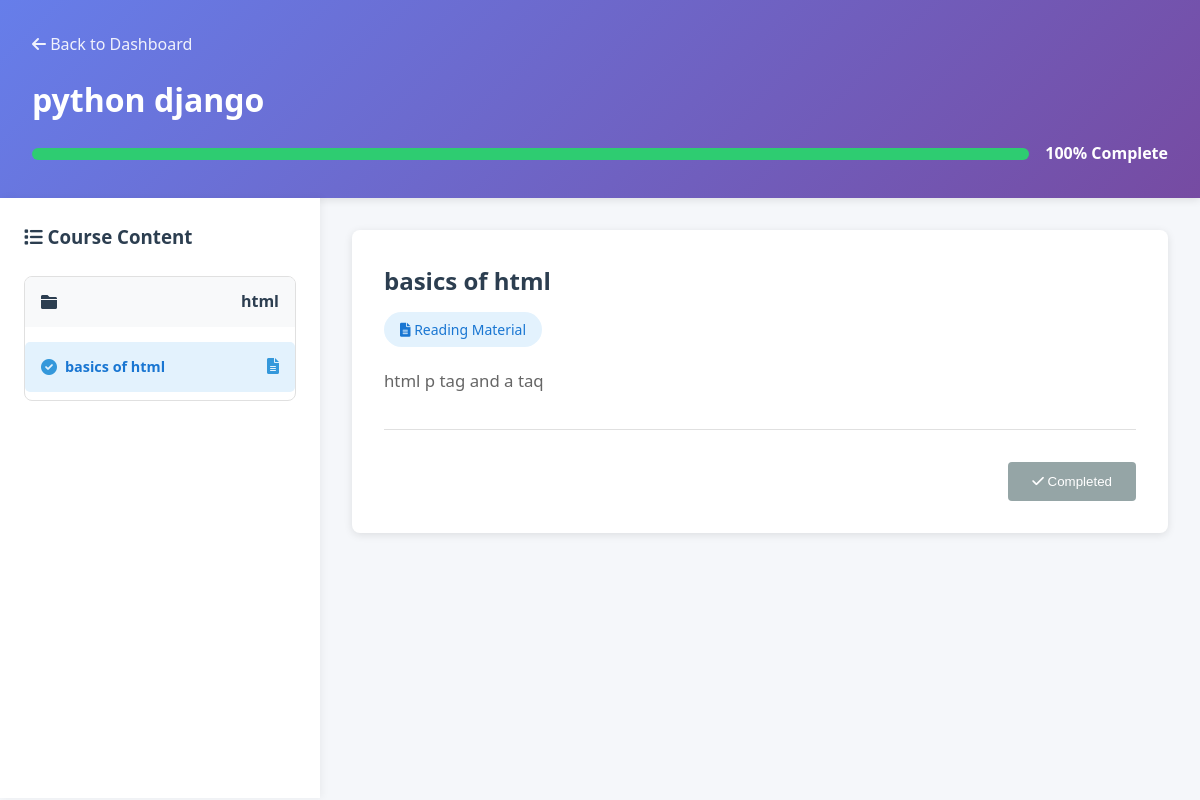
The app's page /course/1/ (signed in) with its own data.
### courses/models.py (models this page shows, shortened)
class Course(models.Model):
    objects = models.Manager()  # Explicit manager declaration for type checkers
    if TYPE_CHECKING:
        id: int
        modules: 'RelatedManager[Module]'
        enrollments: 'RelatedManager[Enrollment]'
        payments: 'RelatedManager[Payment]'
    title = models.CharField(max_length=200)
    description = models.TextField()
    image = models.ImageField(upload_to='course_images/', blank=True, null=True)
    price = models.DecimalField(max_digits=10, decimal_places=2, default=0.00)
    is_free = models.BooleanField(default=False)
    created_by = models.ForeignKey(User, on_delete=models.CASCADE, related_name='courses_created')
    created_at = models.DateTimeField(default=timezone.now)
    updated_at = models.DateTimeField(auto_now=True)
    is_published = models.BooleanField(default=True)
    class Meta:
        ordering = ['-created_at']

class Enrollment(models.Model):
    objects = models.Manager()  # Explicit manager declaration for type checkers
    if TYPE_CHECKING:
        id: int
    user = models.ForeignKey(User, on_delete=models.CASCADE, related_name='enrollments')
    course = models.ForeignKey(Course, on_delete=models.CASCADE, related_name='enrollments')
    enrolled_at = models.DateTimeField(default=timezone.now)
    completed = models.BooleanField(default=False)
    progress = models.PositiveIntegerField(default=0)  # Percentage 0-100
    class Meta:
        unique_together = ['user', 'course']
        ordering = ['-enrolled_at']

class Module(models.Model):
    objects = models.Manager()  # Explicit manager declaration for type checkers
    if TYPE_CHECKING:
        id: int
        lessons: 'RelatedManager[Lesson]'
    course = models.ForeignKey(Course, on_delete=models.CASCADE, related_name='modules')
    title = models.CharField(max_length=200)
    description = models.TextField(blank=True)
    order = models.PositiveIntegerField(default=0)
    class Meta:
        ordering = ['order']

class Lesson(models.Model):
    objects = models.Manager()  # Explicit manager declaration for type checkers
    if TYPE_CHECKING:
        id: int
        user_progress: 'RelatedManager[LessonProgress]'
    VIDEO = 'video'
    TEXT = 'text'
    RESOURCE = 'resource'
    LESSON_TYPES = [
        (VIDEO, 'Video'),
        (TEXT, 'Text'),
        (RESOURCE, 'Resource'),
    ]
    module = models.ForeignKey(Module, on_delete=models.CASCADE, related_name='lessons')
    title = models.CharField(max_length=200)
    lesson_type = models.CharField(max_length=20, choices=LESSON_TYPES, default=TEXT)
    content = models.TextField(blank=True)
    video_url = models.URLField(blank=True, null=True, help_text='YouTube URL or video link')
    video_file = models.FileField(upload_to='lesson_videos/', blank=True, null=True)
    resource_file = models.FileField(upload_to='lesson_resources/', blank=True, null=True)
    order = models.PositiveIntegerField(default=0)
    duration = models.DurationField(blank=True, null=True)
    class Meta:
        ordering = ['order']

### users/views.py (the view)
# urls.py: path('course/<int:course_id>/', views.course_detail, name='course_detail'),
def course_detail(request, course_id):
    course = get_object_or_404(Course, id=course_id, is_published=True)
    modules = course.modules.prefetch_related('lessons').all()
    is_enrolled = False
    enrollment = None
    lesson_progress_data = {}
    current_lesson = None
    if request.user.is_authenticated:
        try:
            enrollment = Enrollment.objects.get(user=request.user, course=course)
            is_enrolled = True
            progress_records = LessonProgress.objects.filter(
                user=request.user,
                lesson__module__course=course
            )
            lesson_progress_data = {lp.lesson_id: lp for lp in progress_records}
            for module in modules:
                for lesson in module.lessons.all():
                    if lesson.id not in lesson_progress_data or not lesson_progress_data[lesson.id].completed:
                        current_lesson = lesson
                        break
                if current_lesson:
                    break
            if not current_lesson and modules.exists():
                first_module = modules.first()
                if first_module and first_module.lessons.exists():
                    current_lesson = first_module.lessons.first()
            total_lessons = sum(module.lessons.count() for module in modules)
            completed_lessons = sum(1 for lp in lesson_progress_data.values() if lp.completed)
            if total_lessons > 0:
                enrollment.progress = int((completed_lessons / total_lessons) * 100)
                enrollment.save()
        except Enrollment.DoesNotExist:
            pass
    context = {
        'course': course,
        'modules': modules,
        'is_enrolled': is_enrolled,
        'enrollment': enrollment,
        'lesson_progress': lesson_progress_data,
        'current_lesson': current_lesson,
    }
    if is_enrolled:
        return render(request, 'users/course_view.html', context)
    else:
        return render(request, 'users/course_detail.html', context)

### users/templatetags/course_filters.py (called while the page is built)
@register.filter(name='get_item')
def get_item(dictionary, key):
    if dictionary is None:
        return None
    return dictionary.get(key)

### templates/users/course_view.html (shortened to what this page needs)
{% extends 'base.html' %}
{% load course_filters %}
{% block content %}
<div class="course-view-container">
    <div class="course-header">
        <div class="header-content">
            <a href="{% url 'users:dashboard' %}" class="back-link">
                <i class="fas fa-arrow-left"></i> Back to Dashboard
            </a>
            <h1>{{ course.title }}</h1>
            <div class="progress-container">
                <div class="progress-bar-main">
                    <div class="progress-fill-main" style="width: {{ enrollment.progress }}%"></div>
                </div>
                <span class="progress-label">{{ enrollment.progress }}% Complete</span>
            </div>
        </div>
    </div>
    <div class="course-body">
        <aside class="course-sidebar">
            <h3><i class="fas fa-list"></i> Course Content</h3>
            <div class="modules-list">
                {% for module in modules %}
                <div class="module-item">
                    <div class="module-header">
                        <i class="fas fa-folder"></i>
                        <span>{{ module.title }}</span>
                    </div>
                    <div class="lessons-list">
                        {% for lesson in module.lessons.all %}
                        <a href="{% url 'users:view_lesson' course.id lesson.id %}"
                           class="lesson-item {% if current_lesson.id == lesson.id %}active{% endif %}"
                           data-lesson-id="{{ lesson.id }}">
                            <div class="lesson-info">
                                {% with progress=lesson_progress|get_item:lesson.id %}
                                {% if progress and progress.completed %}
                                <i class="fas fa-check-circle completed-icon"></i>
                                {% else %}
                                <i class="far fa-circle incomplete-icon"></i>
                                {% endif %}
                                {% endwith %}
                                <span class="lesson-title">{{ lesson.title }}</span>
                            </div>
                            <span class="lesson-type-icon">
                                {% if lesson.lesson_type == 'video' %}
                                <i class="fas fa-play-circle"></i>
                                {% elif lesson.lesson_type == 'text' %}
                                <i class="fas fa-file-alt"></i>
                                {% else %}
                                <i class="fas fa-paperclip"></i>
                                {% endif %}
                            </span>
                        </a>
                        {% endfor %}
                    </div>
                </div>
                {% endfor %}
            </div>
        </aside>
        <main class="course-content">
            {% if current_lesson %}
            <div class="lesson-container">
                <div class="lesson-header">
                    <h2>{{ current_lesson.title }}</h2>
                    <div class="lesson-meta">
                        <span class="lesson-type">
                            {% if current_lesson.lesson_type == 'video' %}
                            <i class="fas fa-video"></i> Video Lesson
                            {% elif current_lesson.lesson_type == 'text' %}
                            <i class="fas fa-file-alt"></i> Reading Material
                            {% else %}
                            <i class="fas fa-download"></i> Resource
                            {% endif %}
                        </span>
                    </div>
                </div>
                <div class="lesson-body">
                    {% if current_lesson.content %}
                    <div class="lesson-text-content">
                        {{ current_lesson.content|linebreaks }}
                    </div>
                    {% endif %}
                </div>
                <div class="lesson-footer">
                    {% with progress=lesson_progress|get_item:current_lesson.id %}
                    {% if progress and progress.completed %}
                    <button class="btn btn-completed" disabled>
                        <i class="fas fa-check"></i> Completed
                    </button>
                    {% else %}
                    <button class="btn btn-complete" onclick="markLessonComplete({{ current_lesson.id }})">
                        <i class="fas fa-check-circle"></i> Mark as Complete
                    </button>
                    {% endif %}
                    {% endwith %}
                </div>
            </div>
            {% else %}
            <div class="no-lesson">
                <i class="fas fa-book-open"></i>
                <h3>Select a lesson to begin</h3>
                <p>Choose a lesson from the sidebar to start learning</p>
            </div>
            {% endif %}
        </main>
    </div>
</div>
{% endblock %}

### static/css/style.css (style rules this page uses)
* { margin: 0; padding: 0; box-sizing: border-box; }
body { font-family: 'Segoe UI', Tahoma, Geneva, Verdana, sans-serif; line-height: 1.6; color: #333; background-color: #f5f5f5; }
.course-content { padding: 20px; }
.course-content p { color: #666; margin-bottom: 15px; }
.module-header { display: flex; justify-content: space-between; align-items: center; margin-bottom: 15px; }
.lessons-list { margin-top: 15px; }
.lesson-item { padding: 10px; background: #f8f9fa; margin-bottom: 8px; border-radius: 5px; display: flex; align-items: center; gap: 10px; }
.lesson-item i { color: #3498db; }

### templates/users/course_view.html (style rules this page uses)
.course-view-container { min-height: 100vh; background: #f5f7fa; }
.course-header { background: linear-gradient(135deg, #667eea 0%, #764ba2 100%); color: white; padding: 2rem; box-shadow: 0 2px 8px rgba(0,0,0,0.1); }
.back-link { color: white; text-decoration: none; display: inline-block; margin-bottom: 1rem; opacity: 0.9; }
.header-content h1 { margin: 0 0 1rem 0; font-size: 2rem; }
.progress-container { display: flex; align-items: center; gap: 1rem; }
.progress-bar-main { flex: 1; height: 12px; background: rgba(255,255,255,0.3); border-radius: 6px; overflow: hidden; }
.progress-fill-main { height: 100%; background: #2ecc71; transition: width 0.5s ease; }
.progress-label { font-weight: 600; min-width: 100px; }
.course-body { display: grid; grid-template-columns: 320px 1fr; min-height: calc(100vh - 200px); }
.course-sidebar { background: white; padding: 1.5rem; box-shadow: 2px 0 8px rgba(0,0,0,0.05); overflow-y: auto; max-height: calc(100vh - 200px); }
.course-sidebar h3 { margin: 0 0 1.5rem 0; color: #2c3e50; }
.modules-list { display: flex; flex-direction: column; gap: 1rem; }
.module-item { border: 1px solid #e0e0e0; border-radius: 8px; overflow: hidden; }
.module-header { background: #f8f9fa; padding: 0.75rem 1rem; font-weight: 600; color: #2c3e50; display: flex; align-items: center; gap: 0.5rem; }
.lessons-list { display: flex; flex-direction: column; }
.lesson-item { padding: 0.75rem 1rem; display: flex; justify-content: space-between; align-items: center; text-decoration: none; color: #5a6c7d; border-bottom: 1px solid #f0f0f0; transition: background 0.2s; }
.lesson-item:last-child { border-bottom: none; }
.lesson-item.active { background: #e3f2fd; color: #1976d2; font-weight: 600; }
.lesson-info { display: flex; align-items: center; gap: 0.5rem; }
.completed-icon { color: #2ecc71; }
.lesson-title { font-size: 0.9rem; }
.lesson-type-icon { color: #95a5a6; }
.course-content { padding: 2rem; overflow-y: auto; }
.lesson-container { background: white; border-radius: 8px; padding: 2rem; box-shadow: 0 2px 8px rgba(0,0,0,0.1); }
.lesson-header h2 { margin: 0 0 1rem 0; color: #2c3e50; }
.lesson-meta { margin-bottom: 1.5rem; }
.lesson-type { background: #e3f2fd; color: #1976d2; padding: 0.5rem 1rem; border-radius: 20px; font-size: 0.875rem; font-weight: 500; }
.lesson-text-content { line-height: 1.8; color: #34495e; margin: 1.5rem 0; font-size: 1.05rem; }
.lesson-footer { margin-top: 2rem; padding-top: 2rem; border-top: 1px solid #e0e0e0; display: flex; justify-content: flex-end; }
.btn { padding: 0.75rem 1.5rem; border: none; border-radius: 4px; cursor: pointer; font-weight: 500; transition: all 0.3s; text-decoration: none; display: inline-block; }
.btn-completed { background: #95a5a6; color: white; cursor: not-allowed; }

### records on screen
Course: title "python django"
Enrollment: progress "100"
Module: title "html"
Lesson: title "basics of html", lesson_type "text" (drawn), content "html p tag and a taq"
